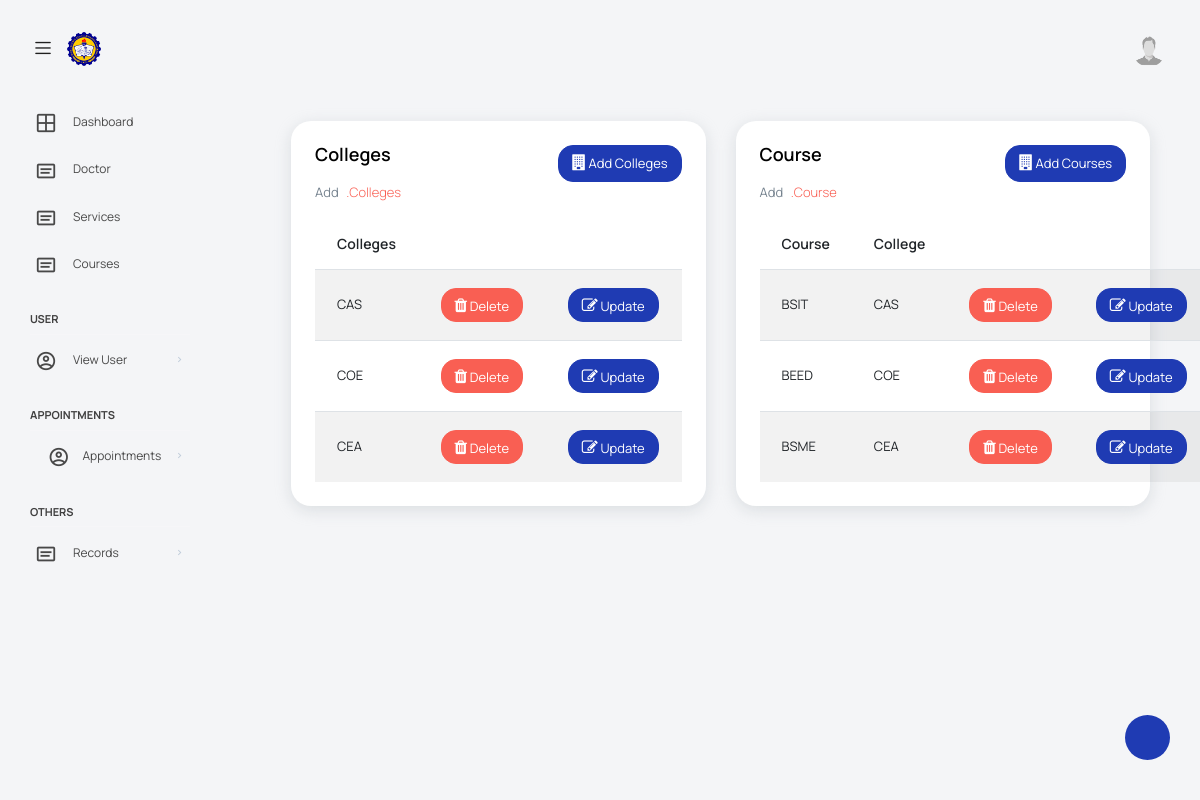
The app's page /views/Colleges.php with its own data.
### tables this page shows
CREATE TABLE `college` (
  `CollegeID` int(255) NOT NULL,
  `CollegeName` varchar(255) NOT NULL
);

CREATE TABLE `course` (
  `CourseID` int(255) NOT NULL,
  `CollegeID` int(255) NOT NULL,
  `CourseName` varchar(100) NOT NULL
);

### config/database.php (called while the page is built, shortened)
<?php
$host = "localhost";
$username = "root";
$password = "";
$database = "capstone";
$conn = mysqli_connect($host, $username, $password, $database);
function findAll($table, $orderBy = null)
{
    global $conn;
    $orderByClause = ($orderBy !== null) ? "ORDER BY " . key($orderBy) . " " . current($orderBy) : "";
    $stmt = $conn->prepare("SELECT * FROM $table $orderByClause");
    $stmt->execute();
    $result = $stmt->get_result();
    return $result->fetch_all(MYSQLI_ASSOC);
}
function joinTable($table, $joins, $conditions = [])
{
    global $conn;
    $query = "SELECT * FROM $table";
    foreach ($joins as $join) {
        $query .= " INNER JOIN $join[0] ON $join[1] = $join[2]";
    }
    if (!empty($conditions)) {
        $where_clauses = array();
        $params = array();
        foreach ($conditions as $column => $value) {
            $where_clauses[] = "$column = ?";
            $params[] = $value;
        }
        $query .= " WHERE " . implode(" AND ", $where_clauses);
        $stmt = mysqli_prepare($conn, $query);
        $types = str_repeat("s", count($params));
        $stmt->bind_param($types, ...$params);
    } else {
        $stmt = mysqli_prepare($conn, $query);
    }
    $stmt->execute();
    $result = $stmt->get_result();
    $rows = array();
    while ($row = $result->fetch_assoc()) {
        $rows[] = $row;
    }
    return $rows;
}

### views/Colleges.php (the view, shortened to what this page needs)
<?php require_once('assistantHeader.php'); ?>
<div class="row mx-auto">
    <div class="col-lg-6 grid-margin stretch-card">
        <div class="card">
            <div class="card-body">
                <div class="d-flex justify-content-between">
                    <h4 class="card-title">Colleges</h4>
                    <a data-bs-toggle="modal" data-bs-target="#colleges" class="btn btn-primary btn-sm"><i class="fa fa-building"></i> Add Colleges</a>
                </div>
                <p class="card-description">
                    Add <code>.Colleges</code>
                </p>
                <div class="row mx-auto mt-3">
                    <table class="table table-striped mx-auto" id="tables">
                        <thead>
                            <tr>
                                <th>Colleges</th>
                                <th></th>
                                <th></th>
                            </tr>
                        </thead>
                        <tbody>
                            <?php $colleges = findAll('college');
                            foreach ($colleges as $row) :
                            ?>
                                <tr>
                                    <td><?= $row['CollegeName'] ?></td>
                                    <td><a href="../actions/manageColleges.php?delete&college_id=<?= $row['CollegeID'] ?>" class="btn btn-sm btn-danger"><i class="fa fa-trash"></i> Delete</a></td>
                                    <td><button class="btn btn-sm btn-primary" data-bs-toggle="modal" data-bs-target="#service<?= $row['CollegeID'] ?>"><i class="fa fa-edit"></i> Update</button></td>
                                </tr>
                            <?php endforeach; ?>
                        </tbody>
                    </table>
                </div>
            </div>
        </div>
    </div>
    <div class="col-lg-6 grid-margin stretch-card">
        <div class="card">
            <div class="card-body">
                <div class="d-flex justify-content-between">
                    <h4 class="card-title">Course</h4>
                    <a data-bs-toggle="modal" data-bs-target="#courses" class="btn btn-primary btn-sm"><i class="fa fa-building"></i> Add Courses</a>
                </div>
                <p class="card-description">
                    Add <code>.Course</code>
                </p>
                <div class="row mx-auto mt-3">
                    <table class="table table-striped mx-auto" id="table">
                        <thead>
                            <tr>
                                <th>Course</th>
                                <th>College</th>
                                <th></th>
                                <th></th>
                            </tr>
                        </thead>
                        <tbody>
                            <?php $colleges = joinTable('college', [['course', 'course.CollegeID', 'college.CollegeID']]);
                            foreach ($colleges as $row) :
                            ?>
                                <tr>
                                    <td><?= $row['CourseName'] ?></td>
                                    <td><?= $row['CollegeName'] ?></td>
                                    <td><a href="../actions/manageColleges.php?deleteCourse&course_id=<?= $row['CourseID'] ?>" class="btn btn-sm btn-danger"><i class="fa fa-trash"></i> Delete</a></td>
                                    <td><button class="btn btn-sm btn-primary" data-bs-toggle="modal" data-bs-target="#course<?= $row['CourseID'] ?>"><i class="fa fa-edit"></i> Update</button></td>
                                </tr>
                            <?php endforeach; ?>
                        </tbody>
                    </table>
                </div>
            </div>
        </div>
    </div>
</div>
<?php require_once('footer.php'); ?>

### records on screen
college: CollegeName "CAS"
college: CollegeName "COE"
college: CollegeName "CEA"
course: CourseName "BSIT", CollegeID.CollegeName "CAS"
course: CourseName "BEED", CollegeID.CollegeName "COE"
course: CourseName "BSME", CollegeID.CollegeName "CEA"
